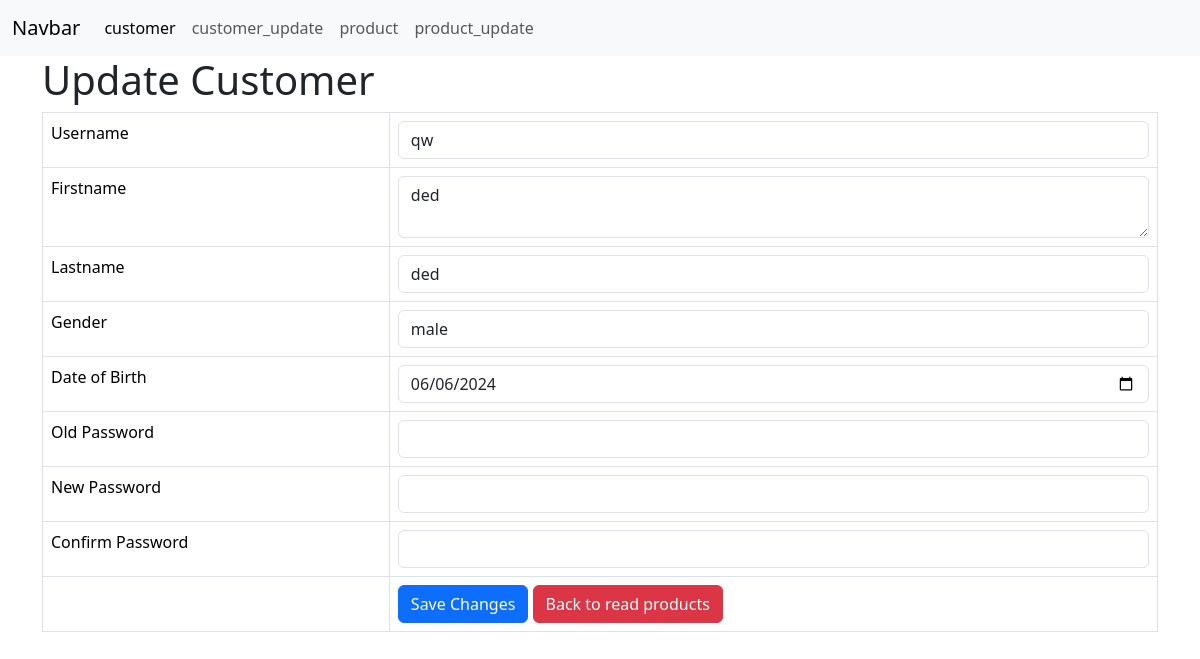
/shop/customer_update.php?id=6 (signed in), run on the app's committed database.
### tables this page shows
CREATE TABLE IF NOT EXISTS `customer` (
  `id` int NOT NULL AUTO_INCREMENT,
  `username` varchar(128) NOT NULL,
  `password` varchar(128) NOT NULL,
  `firstname` text NOT NULL,
  `lastname` text NOT NULL,
  `gender` text NOT NULL,
  `date_of_birth` date NOT NULL,
  `registration_date` datetime NOT NULL DEFAULT CURRENT_TIMESTAMP,
  `account_status` tinyint(1) NOT NULL,
  PRIMARY KEY (`id`)
);

### shop/customer_update.php (the view, shortened to what this page needs)
<!DOCTYPE HTML>
<?php
include "menu.php";
?>
<html>
<head>
    <link href="https://cdn.jsdelivr.net/npm/bootstrap@5.3.3/dist/css/bootstrap.min.css" rel="stylesheet">
</head>
<body>
    <div class="container">
        <div class="page-header">
            <h1>Update Customer</h1>
        </div>
        <?php
        $id = isset($_GET['id']) ? $_GET['id'] : die('ERROR: Record ID not found.');
        include 'config/database.php';
        try {
            $query = "SELECT id, username, firstname, lastname, gender, date_of_birth, password FROM customer WHERE id = ? LIMIT 0,1";
            $stmt = $con->prepare($query);
            $stmt->bindParam(1, $id);
            $stmt->execute();
            $row = $stmt->fetch(PDO::FETCH_ASSOC);
            $name = $row['username'];
            $firstname = $row['firstname'];
            $lastname = $row['lastname'];
            $gender = $row['gender'];
            $DOB = $row['date_of_birth'];
        } catch (PDOException $exception) {
            die('ERROR: ' . $exception->getMessage());
        }
        ?>
        <form action="<?php echo htmlspecialchars($_SERVER["PHP_SELF"] . "?id={$id}"); ?>" method="post">
            <table class='table table-hover table-responsive table-bordered'>
                <tr>
                    <td>Username</td>
                    <td><input type='text' name='username' value="<?php echo $name; ?>" class='form-control' /></td>
                </tr>
                <tr>
                    <td>Firstname</td>
                    <td><textarea name='firstname' class='form-control'><?php echo $firstname; ?></textarea></td>
                </tr>
                <tr>
                    <td>Lastname</td>
                    <td><input type='text' name='lastname' value="<?php echo $lastname; ?>" class='form-control' /></td>
                </tr>
                <tr>
                    <td>Gender</td>
                    <td><input type='text' name='gender' value="<?php echo $gender; ?>" class='form-control' /></td>
                </tr>
                <tr>
                    <td>Date of Birth</td>
                    <td><input type='date' name='date_of_birth' value="<?php echo $DOB; ?>" class='form-control' /></td>
                </tr>
                <tr>
                    <td>Old Password</td>
                    <td><input type='password' name='old_password' class='form-control' /></td>
                </tr>
                <tr>
                    <td>New Password</td>
                    <td><input type='password' name='new_password' class='form-control' /></td>
                </tr>
                <tr>
                    <td>Confirm Password</td>
                    <td><input type='password' name='confirm_password' class='form-control' /></td>
                </tr>
                <tr>
                    <td></td>
                    <td>
                        <input type='submit' value='Save Changes' class='btn btn-primary' />
                        <a href='index.php' class='btn btn-danger'>Back to read products</a>
                    </td>
                </tr>
            </table>
        </form>
    </div>
</body>
</html>

### data on the page
customer: username "qw", firstname "ded", lastname "ded", gender "male", date_of_birth "06/06/2024"
